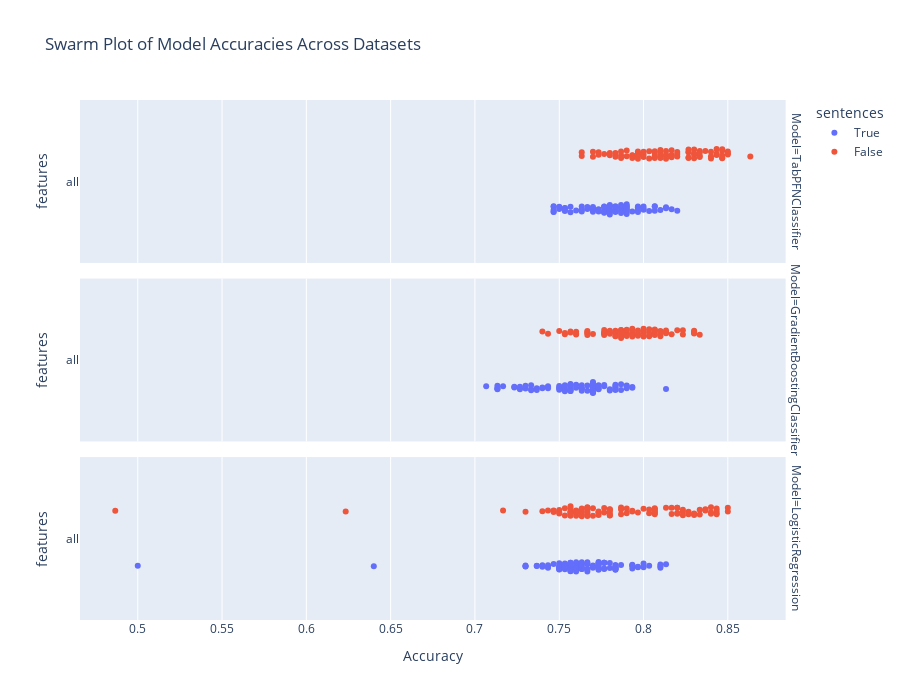

The code cell stored with this chart in its notebook:
### Code cell
# plot results
import seaborn as sns
import matplotlib.pyplot as plt
import plotly.express as px

#results_old = pd.read_csv("results_pop.csv")
#results_new = pd.read_csv("results_pop_openai.csv")
#melted_results = pd.concat([results_old, results_new])
#melted_results = results_pop
df_sentences = pd.read_csv("results_pop_sentence.csv")
df_no_sentences = pd.read_csv("results_pop.csv")
df_sentences["sentences"] = True
df_no_sentences["sentences"] = False
melted_results = pd.concat([df_sentences, df_no_sentences])
#melted_results = results_pop.groupby(['dataset', 'model', 'dim_reduction', 'encoding', "features"]).mean().reset_index()
print(len(melted_results))
# filter encoding
#melted_results = melted_results[melted_results["encoding"] == "lm__all-mpnet-base-v2"]

# Create the plot
fig = px.strip(
    data_frame=melted_results,
    x="accuracy",
    y="features",
    #color="model",
    color="sentences",
    #shape="model",
    facet_row="model",
    #color="dim_reduction",
    hover_data=["model", "dim_reduction", "encoding", "features", "sentences"],
    title="Swarm Plot of Model Accuracies Across Datasets",
    labels={"accuracy": "Accuracy", "dataset": "Dataset", "model": "Model"},
    height=700,
    width=900,
)
fig.show()

### Figure 1 — Plotly figure (JSON) as saved in the notebook; plotly's stock layout.template omitted (floating-point values rounded to 4 significant figures; data arrays with more than 128 entries replaced by an {"elided": "..."} marker saying what was removed)
{"data": [{"alignmentgroup": "True", "boxpoints": "all", "customdata": {"elided": "80x4 mixed values"}, "fillcolor": "rgba(255,255,255,0)", "hoveron": "points", "hovertemplate": "sentences=%{customdata[3]}<br>Model=%{customdata[0]}<br>Accuracy=%{x}<br>features=%{y}<br>dim_reduction=%{customdata[1]}<br>encoding=%{customdata[2]}<extra></extra>", "legendgroup": "True", "line": {"color": "rgba(255,255,255,0)"}, "marker": {"color": "#636efa"}, "name": "True", "offsetgroup": "True", "orientation": "h", "pointpos": 0, "showlegend": true, "type": "box", "x": [0.7567, 0.7467, 0.7467, 0.7767, 0.77, 0.7533, 0.7467, 0.79, 0.7533, 0.7767, 0.75, 0.7867, 0.7767, 0.75, 0.78, 0.77, 0.7967, 0.8, 0.7633, 0.8, 0.7633, 0.7467, 0.7533, 0.78, 0.7767, 0.78, 0.7667, 0.79, 0.7833, 0.7767, 0.8067, 0.8133, 0.8033, 0.77, 0.7767, 0.79, 0.7867, 0.79, 0.7967, 0.7967, 0.7767, 0.7467, 0.7567, 0.7533, 0.7867, 0.77, 0.7633, 0.78, 0.7733, 0.79, 0.76, 0.78, 0.79, 0.7867, 0.8, 0.7733, 0.7667, 0.7833, 0.78, 0.7833, 0.77, 0.77, 0.7533, 0.7967, 0.7933, 0.79, 0.79, 0.7833, 0.82, 0.8133, 0.8067, 0.8167, 0.81, 0.7967, 0.8067, 0.7833, 0.78, 0.78, 0.7633, 0.7867], "x0": " ", "xaxis": "x3", "y": ["all", "all", "all", "all", "all", "all", "all", "all", "all", "all", "all", "all", "all", "all", "all", "all", "all", "all", "all", "all", "all", "all", "all", "all", "all", "all", "all", "all", "all", "all", "all", "all", "all", "all", "all", "all", "all", "all", "all", "all", "all", "all", "all", "all", "all", "all", "all", "all", "all", "all", "all", "all", "all", "all", "all", "all", "all", "all", "all", "all", "all", "all", "all", "all", "all", "all", "all", "all", "all", "all", "all", "all", "all", "all", "all", "all", "all", "all", "all", "all"], "y0": " ", "yaxis": "y3"}, {"alignmentgroup": "True", "boxpoints": "all", "customdata": {"elided": "80x4 mixed values"}, "fillcolor": "rgba(255,255,255,0)", "hoveron": "points", "hovertemplate": "sentences=%{customdata[3]}<br>Model=%{customdata[0]}<br>Accuracy=%{x}<br>features=%{y}<br>dim_reduction=%{customdata[1]}<br>encoding=%{customdata[2]}<extra></extra>", "legendgroup": "True", "line": {"color": "rgba(255,255,255,0)"}, "marker": {"color": "#636efa"}, "name": "True", "offsetgroup": "True", "orientation": "h", "pointpos": 0, "showlegend": false, "type": "box", "x": [0.7567, 0.75, 0.7067, 0.74, 0.7133, 0.7633, 0.7633, 0.77, 0.7333, 0.7567, 0.75, 0.7833, 0.7833, 0.7733, 0.7833, 0.75, 0.78, 0.77, 0.7567, 0.77, 0.7233, 0.7267, 0.7133, 0.7433, 0.73, 0.7633, 0.7833, 0.7733, 0.7567, 0.7633, 0.7767, 0.7933, 0.77, 0.75, 0.7833, 0.7333, 0.76, 0.7533, 0.7567, 0.7733, 0.7133, 0.7367, 0.7233, 0.7433, 0.77, 0.7533, 0.7267, 0.74, 0.77, 0.7533, 0.7133, 0.78, 0.77, 0.7933, 0.7867, 0.7267, 0.7533, 0.7367, 0.77, 0.7433, 0.7167, 0.7567, 0.7567, 0.7667, 0.7667, 0.7567, 0.76, 0.7867, 0.79, 0.79, 0.77, 0.77, 0.7767, 0.8133, 0.7733, 0.7567, 0.7633, 0.73, 0.7333, 0.79], "x0": " ", "xaxis": "x2", "y": ["all", "all", "all", "all", "all", "all", "all", "all", "all", "all", "all", "all", "all", "all", "all", "all", "all", "all", "all", "all", "all", "all", "all", "all", "all", "all", "all", "all", "all", "all", "all", "all", "all", "all", "all", "all", "all", "all", "all", "all", "all", "all", "all", "all", "all", "all", "all", "all", "all", "all", "all", "all", "all", "all", "all", "all", "all", "all", "all", "all", "all", "all", "all", "all", "all", "all", "all", "all", "all", "all", "all", "all", "all", "all", "all", "all", "all", "all", "all", "all"], "y0": " ", "yaxis": "y2"}, {"alignmentgroup": "True", "boxpoints": "all", "customdata": {"elided": "100x4 mixed values"}, "fillcolor": "rgba(255,255,255,0)", "hoveron": "points", "hovertemplate": "sentences=%{customdata[3]}<br>Model=%{customdata[0]}<br>Accuracy=%{x}<br>features=%{y}<br>dim_reduction=%{customdata[1]}<br>encoding=%{customdata[2]}<extra></extra>", "legendgroup": "True", "line": {"color": "rgba(255,255,255,0)"}, "marker": {"color": "#636efa"}, "name": "True", "offsetgroup": "True", "orientation": "h", "pointpos": 0, "showlegend": false, "type": "box", "x": [0.76, 0.7567, 0.7633, 0.76, 0.7667, 0.7533, 0.7733, 0.7767, 0.7633, 0.7733, 0.7733, 0.7733, 0.7833, 0.7733, 0.7733, 0.74, 0.75, 0.7533, 0.7367, 0.7567, 0.7767, 0.7767, 0.7833, 0.7767, 0.7733, 0.73, 0.75, 0.7567, 0.7467, 0.77, 0.76, 0.77, 0.7933, 0.7867, 0.7733, 0.7933, 0.7733, 0.8, 0.7833, 0.78, 0.74, 0.7633, 0.75, 0.7567, 0.7667, 0.7967, 0.7833, 0.81, 0.8, 0.7833, 0.73, 0.75, 0.7367, 0.7433, 0.7833, 0.7533, 0.7433, 0.8033, 0.7833, 0.76, 0.7767, 0.7833, 0.7833, 0.7967, 0.7933, 0.7667, 0.7567, 0.7567, 0.7633, 0.7533, 0.78, 0.81, 0.8133, 0.81, 0.7933, 0.75, 0.7567, 0.7433, 0.75, 0.77, 0.75, 0.76, 0.76, 0.7533, 0.7633, 0.7567, 0.76, 0.7633, 0.7567, 0.7667, 0.5, 0.64, 0.7533, 0.73, 0.7667, 0.7567, 0.7633, 0.7633, 0.7567, 0.7667], "x0": " ", "xaxis": "x", "y": ["all", "all", "all", "all", "all", "all", "all", "all", "all", "all", "all", "all", "all", "all", "all", "all", "all", "all", "all", "all", "all", "all", "all", "all", "all", "all", "all", "all", "all", "all", "all", "all", "all", "all", "all", "all", "all", "all", "all", "all", "all", "all", "all", "all", "all", "all", "all", "all", "all", "all", "all", "all", "all", "all", "all", "all", "all", "all", "all", "all", "all", "all", "all", "all", "all", "all", "all", "all", "all", "all", "all", "all", "all", "all", "all", "all", "all", "all", "all", "all", "all", "all", "all", "all", "all", "all", "all", "all", "all", "all", "all", "all", "all", "all", "all", "all", "all", "all", "all", "all"], "y0": " ", "yaxis": "y"}, {"alignmentgroup": "True", "boxpoints": "all", "customdata": {"elided": "80x4 mixed values"}, "fillcolor": "rgba(255,255,255,0)", "hoveron": "points", "hovertemplate": "sentences=%{customdata[3]}<br>Model=%{customdata[0]}<br>Accuracy=%{x}<br>features=%{y}<br>dim_reduction=%{customdata[1]}<br>encoding=%{customdata[2]}<extra></extra>", "legendgroup": "False", "line": {"color": "rgba(255,255,255,0)"}, "marker": {"color": "#EF553B"}, "name": "False", "offsetgroup": "False", "orientation": "h", "pointpos": 0, "showlegend": true, "type": "box", "x": [0.7633, 0.7967, 0.7933, 0.8067, 0.8133, 0.8033, 0.7933, 0.81, 0.7967, 0.7867, 0.7733, 0.7633, 0.7867, 0.7833, 0.7933, 0.7733, 0.7967, 0.7967, 0.78, 0.7967, 0.8, 0.8267, 0.82, 0.8133, 0.8467, 0.8467, 0.8633, 0.85, 0.84, 0.8467, 0.8433, 0.8467, 0.8333, 0.8067, 0.8333, 0.8267, 0.85, 0.84, 0.8367, 0.85, 0.7867, 0.8, 0.8033, 0.8067, 0.8167, 0.83, 0.8467, 0.8433, 0.82, 0.84, 0.8167, 0.8333, 0.8267, 0.7967, 0.8067, 0.8333, 0.8067, 0.8133, 0.8167, 0.8267, 0.79, 0.7767, 0.77, 0.82, 0.81, 0.8, 0.81, 0.83, 0.8267, 0.8133, 0.8167, 0.83, 0.8433, 0.83, 0.81, 0.7833, 0.79, 0.78, 0.77, 0.7967], "x0": " ", "xaxis": "x3", "y": ["all", "all", "all", "all", "all", "all", "all", "all", "all", "all", "all", "all", "all", "all", "all", "all", "all", "all", "all", "all", "all", "all", "all", "all", "all", "all", "all", "all", "all", "all", "all", "all", "all", "all", "all", "all", "all", "all", "all", "all", "all", "all", "all", "all", "all", "all", "all", "all", "all", "all", "all", "all", "all", "all", "all", "all", "all", "all", "all", "all", "all", "all", "all", "all", "all", "all", "all", "all", "all", "all", "all", "all", "all", "all", "all", "all", "all", "all", "all", "all"], "y0": " ", "yaxis": "y3"}, {"alignmentgroup": "True", "boxpoints": "all", "customdata": {"elided": "80x4 mixed values"}, "fillcolor": "rgba(255,255,255,0)", "hoveron": "points", "hovertemplate": "sentences=%{customdata[3]}<br>Model=%{customdata[0]}<br>Accuracy=%{x}<br>features=%{y}<br>dim_reduction=%{customdata[1]}<br>encoding=%{customdata[2]}<extra></extra>", "legendgroup": "False", "line": {"color": "rgba(255,255,255,0)"}, "marker": {"color": "#EF553B"}, "name": "False", "offsetgroup": "False", "orientation": "h", "pointpos": 0, "showlegend": false, "type": "box", "x": [0.7533, 0.76, 0.75, 0.7833, 0.8033, 0.7767, 0.7667, 0.8033, 0.7867, 0.8, 0.79, 0.7667, 0.7967, 0.7833, 0.7933, 0.74, 0.7967, 0.76, 0.7533, 0.7667, 0.79, 0.8, 0.8233, 0.7867, 0.8133, 0.81, 0.8233, 0.8167, 0.83, 0.8067, 0.79, 0.8133, 0.8333, 0.83, 0.82, 0.7767, 0.8, 0.7967, 0.7933, 0.8067, 0.78, 0.7767, 0.8067, 0.8067, 0.8, 0.7767, 0.8133, 0.8067, 0.7833, 0.8067, 0.7933, 0.7933, 0.7967, 0.81, 0.8033, 0.78, 0.7933, 0.7833, 0.79, 0.79, 0.7567, 0.7833, 0.76, 0.78, 0.7767, 0.7833, 0.7933, 0.7867, 0.83, 0.81, 0.7867, 0.8033, 0.77, 0.83, 0.8, 0.7867, 0.7567, 0.7433, 0.7667, 0.7867], "x0": " ", "xaxis": "x2", "y": ["all", "all", "all", "all", "all", "all", "all", "all", "all", "all", "all", "all", "all", "all", "all", "all", "all", "all", "all", "all", "all", "all", "all", "all", "all", "all", "all", "all", "all", "all", "all", "all", "all", "all", "all", "all", "all", "all", "all", "all", "all", "all", "all", "all", "all", "all", "all", "all", "all", "all", "all", "all", "all", "all", "all", "all", "all", "all", "all", "all", "all", "all", "all", "all", "all", "all", "all", "all", "all", "all", "all", "all", "all", "all", "all", "all", "all", "all", "all", "all"], "y0": " ", "yaxis": "y2"}, {"alignmentgroup": "True", "boxpoints": "all", "customdata": {"elided": "100x4 mixed values"}, "fillcolor": "rgba(255,255,255,0)", "hoveron": "points", "hovertemplate": "sentences=%{customdata[3]}<br>Model=%{customdata[0]}<br>Accuracy=%{x}<br>features=%{y}<br>dim_reduction=%{customdata[1]}<br>encoding=%{customdata[2]}<extra></extra>", "legendgroup": "False", "line": {"color": "rgba(255,255,255,0)"}, "marker": {"color": "#EF553B"}, "name": "False", "offsetgroup": "False", "orientation": "h", "pointpos": 0, "showlegend": false, "type": "box", "x": [0.7667, 0.7667, 0.7667, 0.7767, 0.7733, 0.7667, 0.7667, 0.7867, 0.7667, 0.7933, 0.7733, 0.78, 0.79, 0.78, 0.7867, 0.7167, 0.7533, 0.7667, 0.74, 0.77, 0.7733, 0.78, 0.7933, 0.78, 0.7967, 0.79, 0.7467, 0.8067, 0.8, 0.8067, 0.8233, 0.8133, 0.8333, 0.84, 0.8233, 0.8167, 0.82, 0.84, 0.8367, 0.8267, 0.7433, 0.7633, 0.7667, 0.7733, 0.78, 0.82, 0.82, 0.8433, 0.8433, 0.83, 0.78, 0.77, 0.8067, 0.7767, 0.8167, 0.82, 0.8333, 0.84, 0.8267, 0.8367, 0.8367, 0.85, 0.83, 0.8233, 0.83, 0.8067, 0.8033, 0.7867, 0.8067, 0.8033, 0.8267, 0.85, 0.8067, 0.8433, 0.8433, 0.75, 0.76, 0.7467, 0.7467, 0.76, 0.75, 0.76, 0.7533, 0.75, 0.76, 0.7567, 0.7633, 0.7567, 0.7567, 0.7633, 0.4867, 0.6233, 0.7567, 0.73, 0.7667, 0.7567, 0.76, 0.7567, 0.7567, 0.7633], "x0": " ", "xaxis": "x", "y": ["all", "all", "all", "all", "all", "all", "all", "all", "all", "all", "all", "all", "all", "all", "all", "all", "all", "all", "all", "all", "all", "all", "all", "all", "all", "all", "all", "all", "all", "all", "all", "all", "all", "all", "all", "all", "all", "all", "all", "all", "all", "all", "all", "all", "all", "all", "all", "all", "all", "all", "all", "all", "all", "all", "all", "all", "all", "all", "all", "all", "all", "all", "all", "all", "all", "all", "all", "all", "all", "all", "all", "all", "all", "all", "all", "all", "all", "all", "all", "all", "all", "all", "all", "all", "all", "all", "all", "all", "all", "all", "all", "all", "all", "all", "all", "all", "all", "all", "all", "all"], "y0": " ", "yaxis": "y"}], "layout": {"annotations": [{"font": {}, "showarrow": false, "text": "Model=LogisticRegression", "textangle": 90, "x": 0.98, "xanchor": "left", "xref": "paper", "y": 0.1567, "yanchor": "middle", "yref": "paper"}, {"font": {}, "showarrow": false, "text": "Model=GradientBoostingClassifier", "textangle": 90, "x": 0.98, "xanchor": "left", "xref": "paper", "y": 0.5, "yanchor": "middle", "yref": "paper"}, {"font": {}, "showarrow": false, "text": "Model=TabPFNClassifier", "textangle": 90, "x": 0.98, "xanchor": "left", "xref": "paper", "y": 0.8433, "yanchor": "middle", "yref": "paper"}], "boxmode": "group", "height": 700, "legend": {"title": {"text": "sentences"}, "tracegroupgap": 0}, "title": {"text": "Swarm Plot of Model Accuracies Across Datasets"}, "width": 900, "xaxis": {"anchor": "y", "domain": [0, 0.98], "title": {"text": "Accuracy"}}, "xaxis2": {"anchor": "y2", "domain": [0, 0.98], "matches": "x", "showticklabels": false}, "xaxis3": {"anchor": "y3", "domain": [0, 0.98], "matches": "x", "showticklabels": false}, "yaxis": {"anchor": "x", "domain": [0, 0.3133], "title": {"text": "features"}}, "yaxis2": {"anchor": "x2", "domain": [0.3433, 0.6567], "matches": "y", "title": {"text": "features"}}, "yaxis3": {"anchor": "x3", "domain": [0.6867, 1.0], "matches": "y", "title": {"text": "features"}}}}
